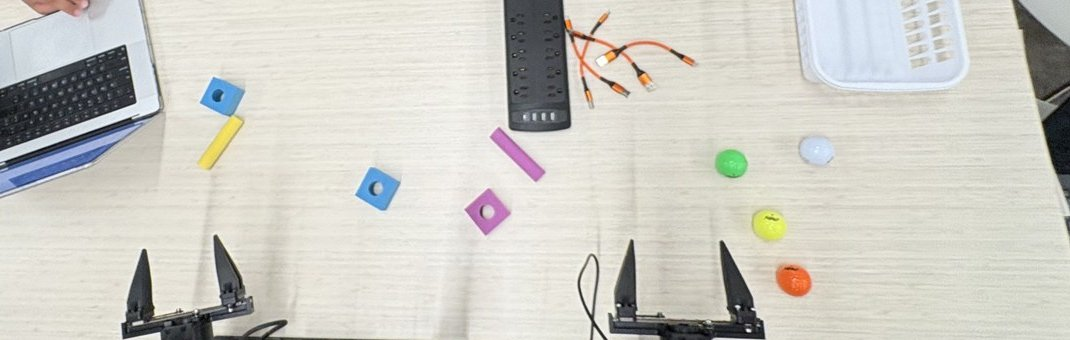
#> input picture tests/data/table_c_topdown.jpg, 1070 x 340 px
$ python -i candidates.py   (imports and definitions only)
#> lines starting #> are read from the running program, lines starting #| are printed output that depends on the picture; after the words box and inside, x2 and y2 are one past the last pixel; in counts of white or black regions, pixels touching at a corner belong together
#> further down, picture is the input picture: shape (340, 1070, 3); mean B, G, R 196.7, 203.9, 205.2
"""Candidate cable ends: compact orange blobs (the anodised ferrules), and square crops around them.

Shared by the training-data tools and the harness classifier (harness/cable_end.py copies the same logic, numpy +
OpenCV only). A ferrule is a filled, roughly rectangular orange blob; the cable itself is a long thin run and the
ribs of the strain relief are small slivers.
"""

from __future__ import annotations

import numpy as np
import cv2

WORK_W = 640
CROP = 96          # classifier input size (px)
CROP_SCALE = 2.6   # crop side = this x the blob's long side, so the tip and the relief are both in view


def ferrules(bgr: np.ndarray, work_w: int = WORK_W) -> list[dict]:
    """[{cx, cy, side} in the input image's pixels], one per candidate ferrule."""
#> called with work_w = 640
    h0, w0 = bgr.shape[:2]
#> h0 = 340; w0 = 1070
    s = work_w / w0
#> s = 0.598
    im = cv2.resize(bgr, (work_w, max(1, round(h0 * s))), interpolation=cv2.INTER_AREA)
    hsv = cv2.cvtColor(im, cv2.COLOR_BGR2HSV)
#> hsv: shape (203, 640, 3); mean H, S, V 39.6, 20.2, 208.7
    H, S, V = hsv[..., 0], hsv[..., 1], hsv[..., 2]
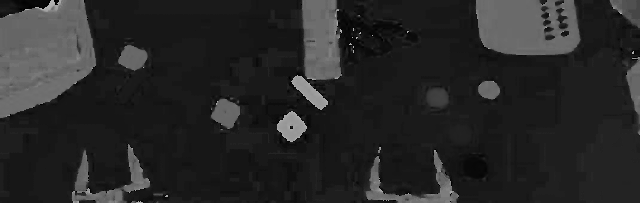
#> H: shape (203, 640); min 0, max 179, mean 39.6
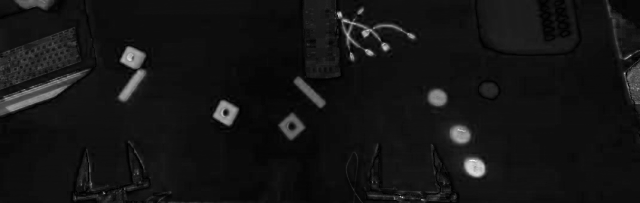
#> S: shape (203, 640); min 0, max 247, mean 20.2
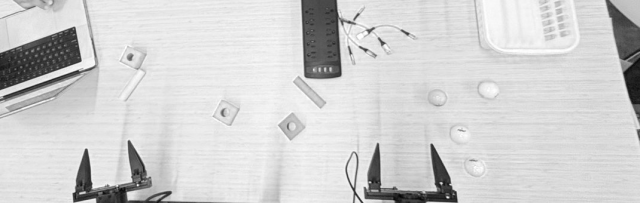
#> V: shape (203, 640); min 3, max 255, mean 208.7
    mask = ((H >= 3) & (H <= 22) & (S >= 110) & (V >= 60)).astype(np.uint8)
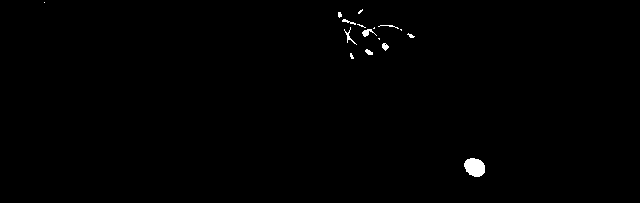
#> mask: shape (203, 640); values 0 (black) and 1 (white), 0.48% white; 16 white regions (8 under 20 px), largest, box (x1, y1, x2, y2) and area: (464, 158, 485, 177) 308, (362, 29, 377, 37) 54, (344, 27, 357, 45) 47
    mask = cv2.morphologyEx(mask, cv2.MORPH_CLOSE, np.ones((3, 3), np.uint8))
#> mask: shape (203, 640); values 0 (black) and 1 (white), 0.49% white; 13 white regions (6 under 20 px), largest, box (x1, y1, x2, y2) and area: (464, 158, 485, 177) 308, (342, 19, 377, 37) 110, (344, 27, 357, 45) 48
    n, lab, stats, _ = cv2.connectedComponentsWithStats(mask)
#> lab: shape (203, 640) int32; 14 distinct labels, from 0 to 13
#> n = 14; stats = 14 rows, first 6: [0, 0, 640, 203, 129286], [44, 2, 1, 1, 1], [358, 9, 5, 5, 12], [338, 12, 4, 6, 19], [342, 19, 35, 18, 110], [378, 25, 21, 4, 26]
    total = im.shape[0] * im.shape[1]
#> total = 129920
    out = []
    for i in range(1, n):
        area = int(stats[i, cv2.CC_STAT_AREA])
        if area < 30 or area > 0.08 * total:
            continue
        ys, xs = np.nonzero(lab == i)
        pts = np.stack([xs, ys], 1).astype(np.float32)
        (cx, cy), (w, h), _ang = cv2.minAreaRect(pts)
        L, W = max(w, h), max(1.0, min(w, h))
        fill = area / max(L * W, 1.0)
        if L / W > 4.0 or fill < 0.5:
            continue
        out.append({"cx": cx / s, "cy": cy / s, "side": max(L * CROP_SCALE, 24) / s, "fill": fill, "aspect": L / W})
#> this loop made 13 passes
#> (area, cx, cy, w, h, L, W, fill) on passes 4, 6, 10, 11, 13: (110, 358.7, 28.65, 11.34, 36.76, 36.76, 11.34, 0.264), (48, 349.3, 36.75, 7.82, 18.14, 18.14, 7.82, 0.338), (37, 384.5, 46, 4.95, 6.36, 6.36, 4.95, 1.17), (31, 368.5, 52, 3.88, 8.04, 8.04, 3.88, 0.993), (308, 474, 167, 18, 20, 20, 18, 0.856)
#> area on passes 5, 8: 26, 20
#> after the loop, out = 3 items
    return out


def crop(bgr: np.ndarray, cand: dict, size: int = CROP) -> np.ndarray:
    side = cand["side"]
    x0, y0 = cand["cx"] - side / 2, cand["cy"] - side / 2
    M = np.float32([[size / side, 0, -x0 * size / side], [0, size / side, -y0 * size / side]])
    return cv2.warpAffine(bgr, M, (size, size), flags=cv2.INTER_AREA, borderMode=cv2.BORDER_REPLICATE)

>>> import cv2
>>> picture = cv2.imread('../../tests/data/table_c_topdown.jpg')
>>> result = ferrules(picture)
#> result = 3 items
